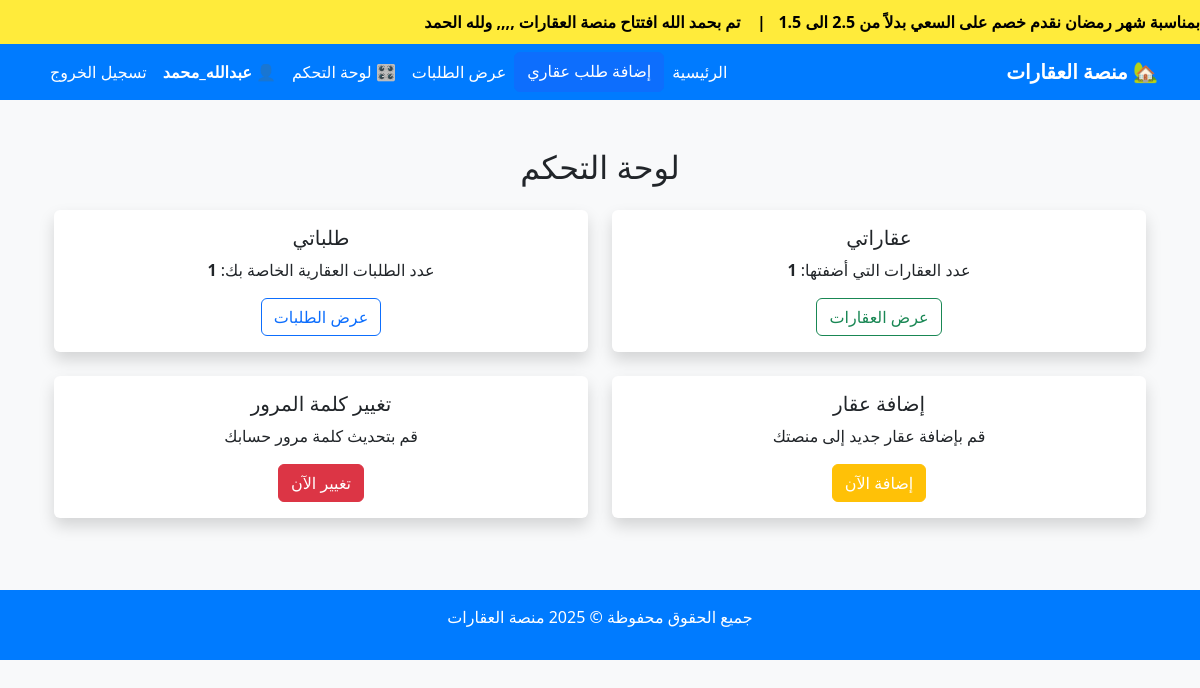
The page /لوحة-التحكم/ (signed in) on the database its author committed.
### properties/models.py (models this page shows, shortened)
class News(models.Model):
    title = models.CharField(max_length=255, verbose_name="عنوان الخبر")
    is_active = models.BooleanField(default=True, verbose_name="مفعل؟")
    created_at = models.DateTimeField(auto_now_add=True, verbose_name="تاريخ الإضافة")

### properties/context_processors.py (called while the page is built)
def news_ticker(request):
    news_items = News.objects.filter(is_active=True).order_by('-created_at')
    return {'news_ticker_items': news_items}

### properties/views.py (called while the page is built)
@login_required
def dashboard(request):
    total_requests = PropertyRequest.objects.filter(user=request.user).count()
    total_properties = Property.objects.filter(user=request.user).count()
    return render(request, 'properties/dashboard.html', {
    'total_requests': total_requests,
    'total_properties': total_properties,
})

### properties/templates/properties/dashboard.html (shortened to what this page needs)
{% extends 'base.html' %}
{% load static %}
{% block content %}
<div class="container mt-5">
    <h2 class="text-center mb-4">
        لوحة التحكم
    </h2>
    <div class="row text-center">
        <div class="col-md-6 mb-4">
            <div class="card shadow border-0">
                <div class="card-body">
                    <h5 class="card-title">عقاراتي</h5>
                    <p class="card-text">عدد العقارات التي أضفتها: <strong>{{ total_properties }}</strong></p>
                    <a href="{% url 'my_properties' %}" class="btn btn-outline-success">عرض العقارات</a>
                </div>
            </div>
        </div>
        <div class="col-md-6 mb-4">
            <div class="card shadow border-0">
                <div class="card-body">
                    <h5 class="card-title">طلباتي</h5>
                    <p class="card-text">عدد الطلبات العقارية الخاصة بك: <strong>{{ total_requests }}</strong></p>
                    <a href="{% url 'my_requests' %}" class="btn btn-outline-primary">عرض الطلبات</a>
                </div>
            </div>
        </div>
        <div class="col-md-6 mb-4">
            <div class="card shadow border-0">
                <div class="card-body">
                    <h5 class="card-title">إضافة عقار</h5>
                    <p class="card-text">قم بإضافة عقار جديد إلى منصتك</p>
                    <a href="{% url 'add_property' %}" class="btn btn-warning text-white">إضافة الآن</a>
                </div>
            </div>
        </div>
        <div class="col-md-6 mb-4">
            <div class="card shadow border-0">
                <div class="card-body">
                    <h5 class="card-title">تغيير كلمة المرور</h5>
                    <p class="card-text">قم بتحديث كلمة مرور حسابك</p>
                    <a href="{% url 'password_change' %}" class="btn btn-danger">تغيير الآن</a>
                </div>
            </div>
        </div>
    </div>
</div>
{% endblock %}

### properties/templates/base.html (shortened to what this page needs)
{% load static %}
<!DOCTYPE html>
<html lang="ar" dir="rtl">
<head>
    <link href="https://cdn.jsdelivr.net/npm/bootstrap@5.3.2/dist/css/bootstrap.rtl.min.css" rel="stylesheet">
    <link rel="stylesheet" href="{% static 'css/style.css' %}">
</head>
<body class="bg-light">
    {% if news_ticker_items %}
    <div class="news-ticker">
        <div class="ticker-content">
          {% for news in news_ticker_items %}
          {{ news.title }}{% if not forloop.last %}&nbsp;&nbsp;&nbsp;|&nbsp;&nbsp;&nbsp;{% endif %}
        {% endfor %}
        </div>
    </div>
    {% endif %}
    <nav class="navbar navbar-expand-lg">
        <div class="container">
            <a class="navbar-brand fw-bold" href="{% url 'home' %}">🏡 منصة العقارات</a>
            <div class="collapse navbar-collapse" id="navbarNav">
                <ul class="navbar-nav ms-auto">
                    <li class="nav-item"><a class="nav-link" href="{% url 'home' %}">الرئيسية</a></li>
                    <a href="{% url 'create_property_request' %}" class="btn btn-primary">إضافة طلب عقاري</a>
                    <li class="nav-item"><a class="nav-link" href="{% url 'property_requests' %}">عرض الطلبات</a></li>
                    {% if user.is_authenticated %}
                        <li class="nav-item"><a class="nav-link" href="{% url 'dashboard' %}">🎛️ لوحة التحكم</a></li>
                        <li class="nav-item">
                            <span class="nav-link fw-bold text-white">👤 {{ user.username }}</span>
                        </li>
                        <li class="nav-item">
                            <form method="post" action="{% url 'logout' %}" style="display:inline;">
                                <button type="submit" class="nav-link btn btn-link text-danger">تسجيل الخروج</button>
                            </form>
                        </li>
                    {% else %}
                        <li class="nav-item"><a class="nav-link" href="{% url 'login' %}">تسجيل الدخول</a></li>
                    {% endif %}
                </ul>
            </div>
        </div>
    </nav>
    <div class="container mt-4">
        {% block content %}
        {% endblock %}
    </div>
    <footer class="footer mt-5">
        <div class="container">
            <p>جميع الحقوق محفوظة © 2025 منصة العقارات</p>
        </div>
    </footer>
</body>
</html>

### static/css/style.css (style rules this page uses)
.news-ticker { background-color: #ffeb3b; overflow: hidden; white-space: nowrap; padding: 10px 0; position: relative; }
.ticker-content { display: inline-block; padding-left: 100%; animation: scroll-text 15s linear infinite; font-weight: bold; color: #000; }

### properties/templates/base.html (style rules this page uses)
.navbar { background-color: #007bff; }
.navbar .nav-link, .navbar .navbar-brand { color: white !important; }
.footer { background-color: #007bff; color: white; text-align: center; padding: 15px; margin-top: 20px; }
.news-ticker { background-color: #ffeb3b; overflow: hidden; white-space: nowrap; padding: 10px 0; position: relative; }
.ticker-content { display: inline-block; padding-left: 100%; animation: scroll-text 15s linear infinite; font-weight: bold; color: #000; }

### rows shown on the page
News: title "بمناسبة شهر رمضان نقدم خصم على السعي بدلاً من 2.5 الى 1.5"
News: title "تم بحمد الله افتتاح منصة العقارات ,,,, ولله الحمد"

### other values the page prints
{{ user.username }} "عبدالله_محمد"
{{ total_properties }} "1"
{{ total_requests }} "1"
